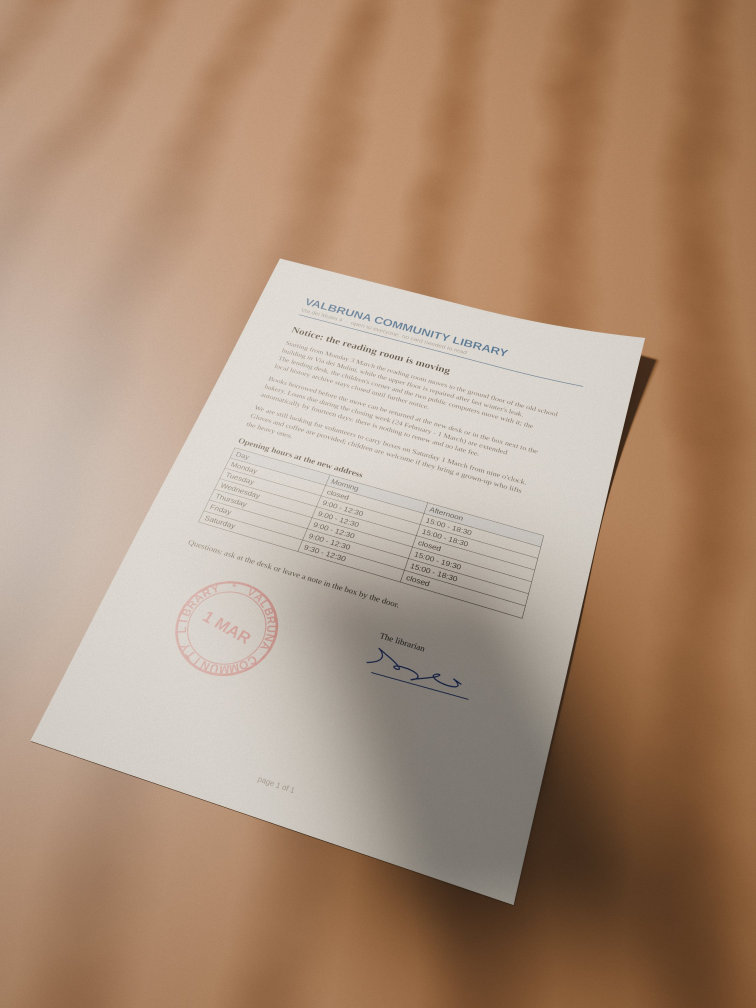
#> input picture examples/notice-1.jpg, 2268 x 3024 px (shown at 1/3 size); its folder holds only this picture in this run
$ python -i enhance.py   (imports and definitions only)
#> lines starting #> are read from the running program, lines starting #| are printed output that depends on the picture; after the words box and inside, x2 and y2 are one past the last pixel; in counts of white or black regions, pixels touching at a corner belong together
"""Denoising, illumination flattening and colour in Lab, final resample, deskew."""
from __future__ import annotations

import cv2
import numpy as np

from ._util import odd, smoothstep


# [94 lines left out: functions denoise, background, enhance, lab_to_bgr, unsharp, resample, not called in this run]


def deskew_angle(gray: np.ndarray) -> float:
    """Residual skew in degrees (+-10) maximising the row-projection variance of ink."""
    s = 1000.0 / max(gray.shape)
    small = cv2.resize(gray, None, fx=s, fy=s, interpolation=cv2.INTER_AREA)
    _, ink = cv2.threshold(small, 0, 255, cv2.THRESH_BINARY_INV + cv2.THRESH_OTSU)
    if ink.mean() < 1.0:  # nearly blank page
        return 0.0
    h, w = ink.shape
    c = (w / 2, h / 2)

    def score(a: float) -> float:
        M = cv2.getRotationMatrix2D(c, a, 1.0)
        r = cv2.warpAffine(ink, M, (w, h), flags=cv2.INTER_NEAREST)
        return float(np.var(r.sum(axis=1, dtype=np.float64)))

    angles = np.arange(-10, 10.01, 0.5)
    best = max(angles, key=score)
    fine = np.arange(best - 0.5, best + 0.51, 0.05)
    best = max(fine, key=score)
    return float(best) if abs(best) > 0.1 else 0.0

>>> import cv2
>>> picture = cv2.imread('../examples/notice-1.jpg', cv2.IMREAD_GRAYSCALE)
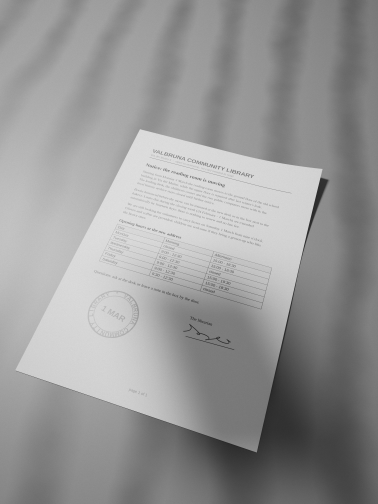
#> picture: shape (3024, 2268) (shown at 1/6 size); min 12, max 248, mean 151.2
>>> result = deskew_angle(picture)
#> in deskew_angle, `small = cv2.resize(gray, None, fx=s, fy=s, interpolation=cv2.INTER_AREA)`:
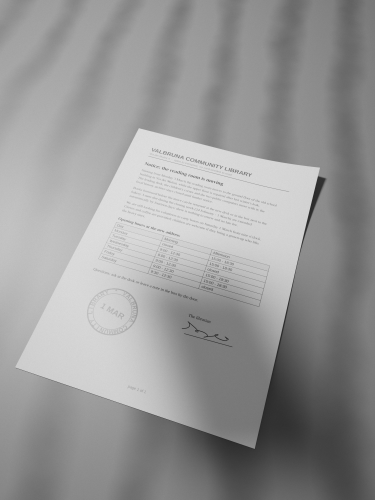
#> small: shape (1000, 750) (shown at 1/2 size); min 29, max 225, mean 151.2
#> in deskew_angle, `_, ink = cv2.threshold(small, 0, 255, cv2.THRESH_BINARY_INV + cv2.THRE..`:
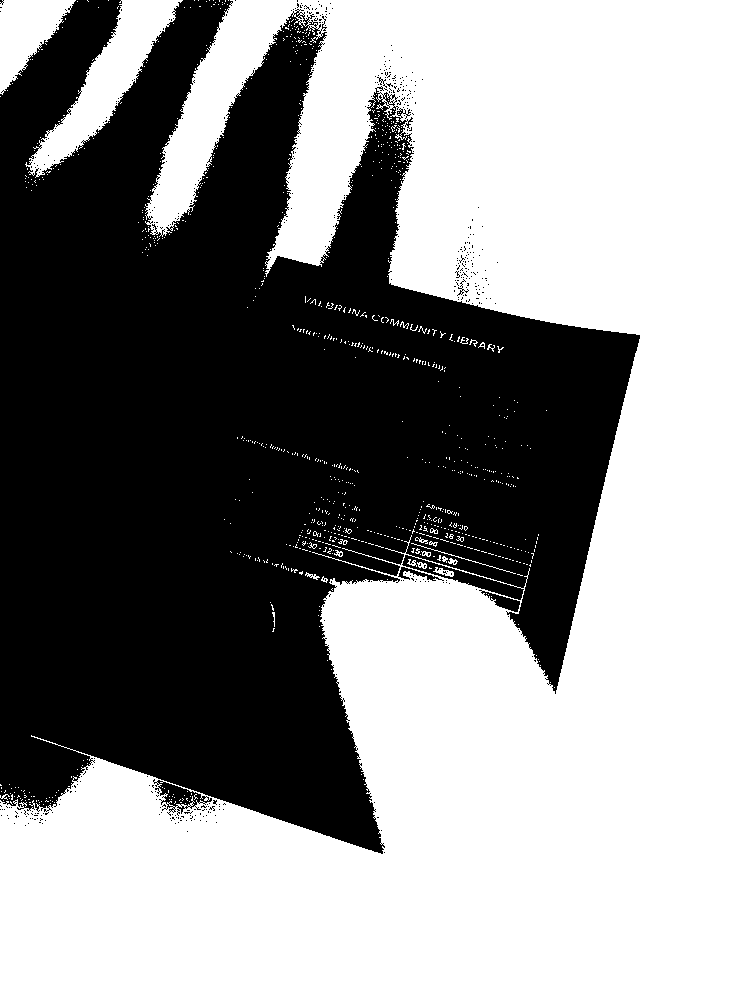
#> ink: shape (1000, 750); 56.6% white; 501 black regions (495 under 20 px), largest, box (x1, y1, x2, y2) and area: (0, 0, 640, 854) 323061, (153, 779, 212, 816) 759, (479, 590, 520, 612) 331, (398, 567, 444, 581) 186, (457, 279, 469, 296) 41, (377, 77, 387, 88) 29
#> in score (call 38), `M = cv2.getRotationMatrix2D(c, a, 1.0)`: M = [[0.989, 0.148, -69.79], [-0.148, 0.989, 60.92]]
#> in score (call 38), `r = cv2.warpAffine(ink, M, (w, h), flags=cv2.INTER_NEAREST)`:
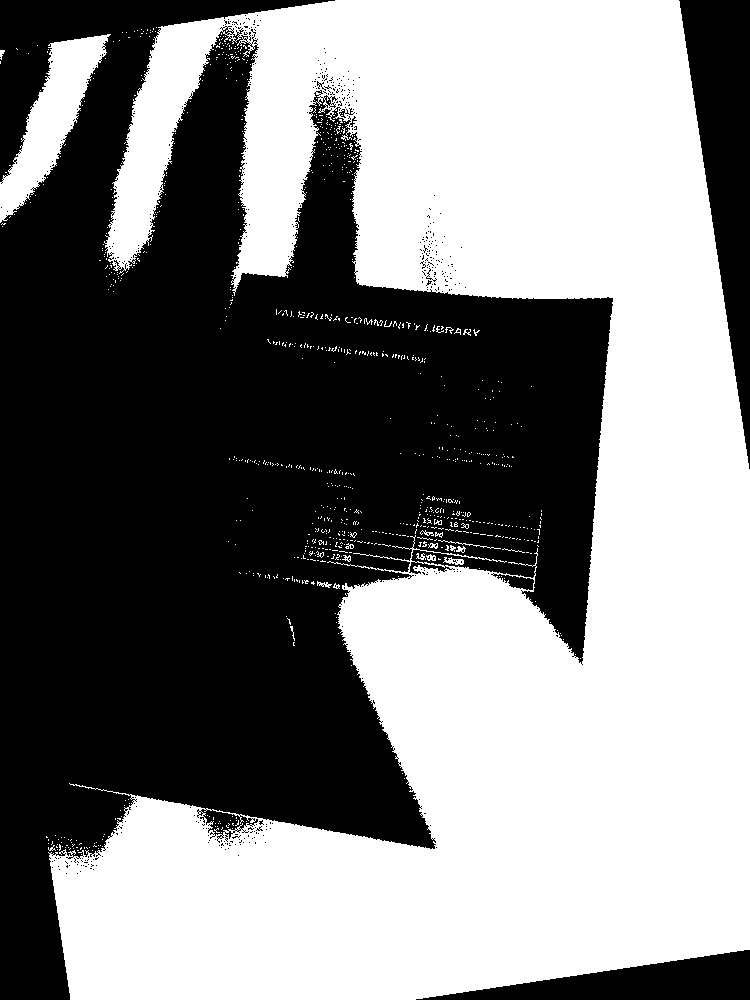
#> r: shape (1000, 750); 51.6% white; 464 black regions (456 under 20 px), largest, box (x1, y1, x2, y2) and area: (0, 0, 613, 1000) 336750, (679, 0, 750, 469) 16695, (416, 950, 750, 1000) 8506
#> in score (call 39), `M = cv2.getRotationMatrix2D(c, a, 1.0)`: M = [[0.988, 0.156, -73.6], [-0.156, 0.988, 64.82]]
#> in score (call 39), `r = cv2.warpAffine(ink, M, (w, h), flags=cv2.INTER_NEAREST)`:
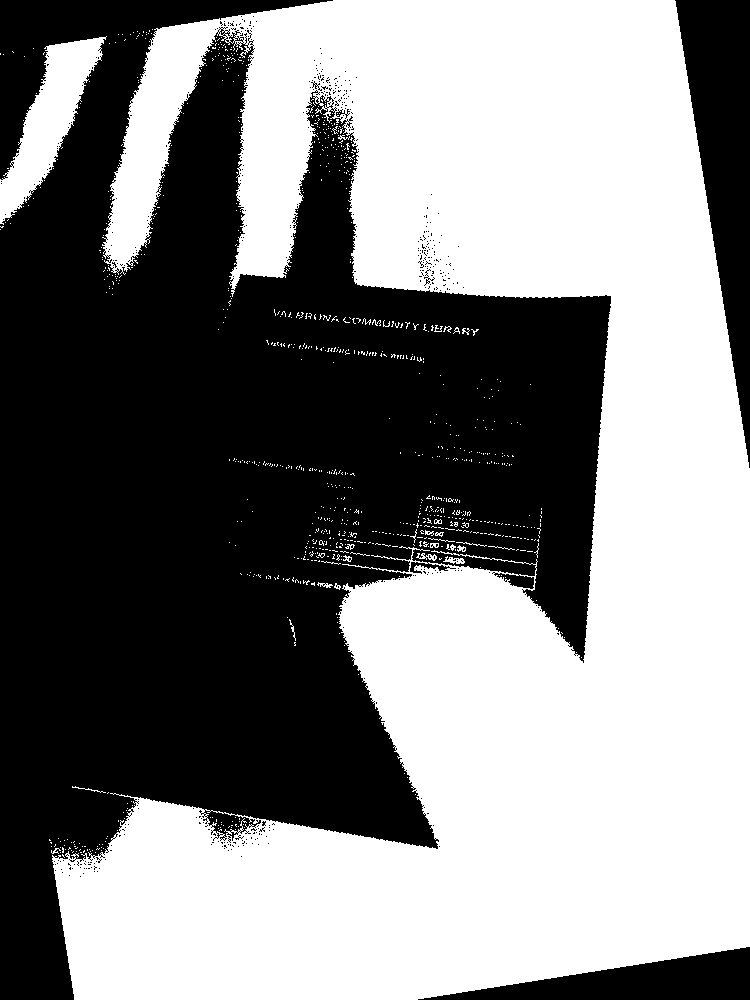
#> r: shape (1000, 750); 51.3% white; 461 black regions (455 under 20 px), largest, box (x1, y1, x2, y2) and area: (0, 0, 611, 1000) 337582, (675, 0, 750, 468) 17570, (418, 947, 750, 1000) 8898, (336, 109, 350, 119) 50, (424, 269, 435, 286) 40, (311, 81, 322, 91) 31
#> in score (call 40), `M = cv2.getRotationMatrix2D(c, a, 1.0)`: M = [[0.986, 0.165, -77.38], [-0.165, 0.986, 68.75]]
#> in score (call 40), `r = cv2.warpAffine(ink, M, (w, h), flags=cv2.INTER_NEAREST)`:
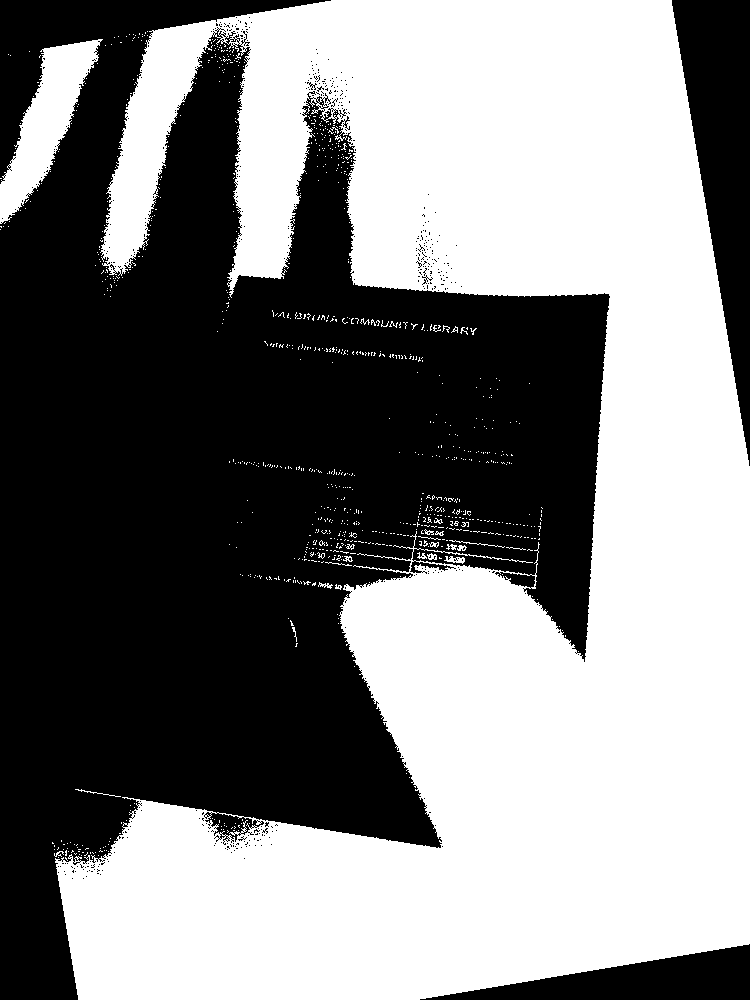
#> r: shape (1000, 750); 51.1% white; 460 black regions (455 under 20 px), largest, box (x1, y1, x2, y2) and area: (0, 0, 610, 1000) 338202, (672, 0, 750, 466) 18435, (420, 944, 750, 1000) 9275, (422, 275, 433, 285) 29, (307, 82, 317, 90) 27
#> in deskew_angle, `best = max(angles, key=score)`: best = 0
#> result = 0

$ run again, on examples/notice-2.jpg
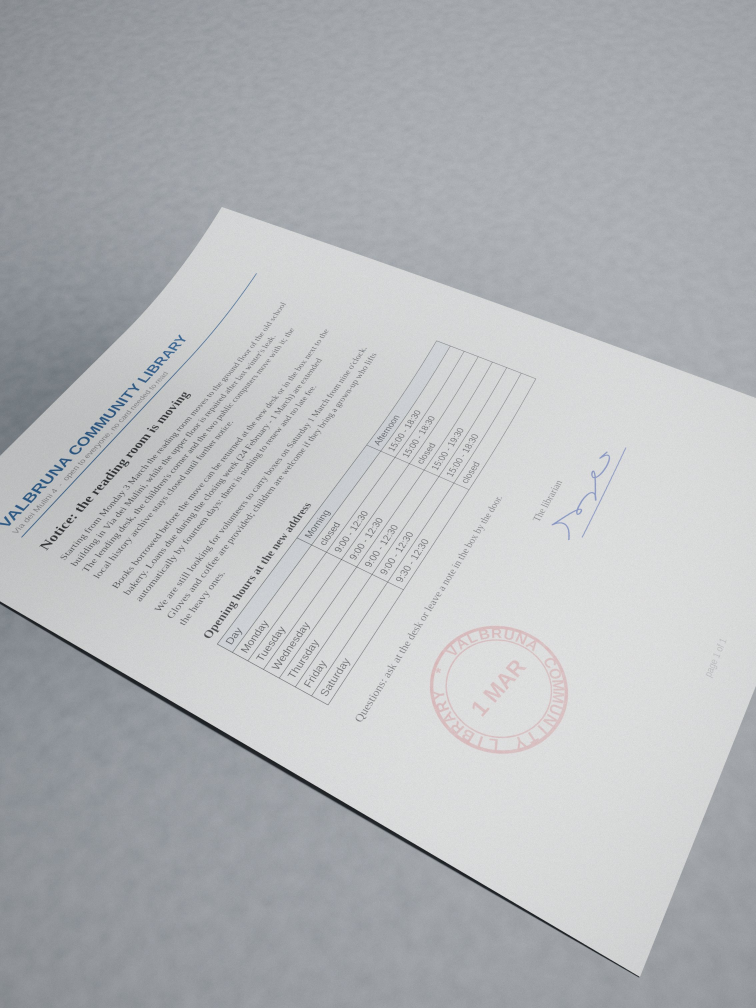
#> input picture examples/notice-2.jpg, 2268 x 3024 px (shown at 1/3 size)
#> in deskew_angle, `_, ink = cv2.threshold(small, 0, 255, cv2.THRESH_BINARY_INV + cv2.THRE..`:
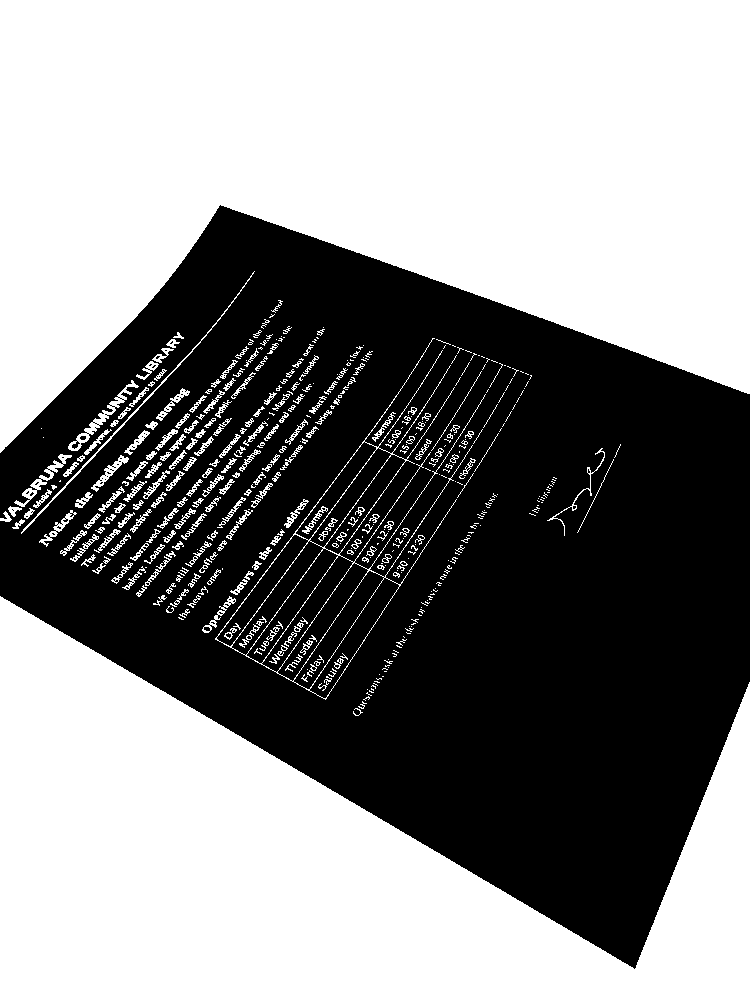
#> ink: shape (1000, 750); 54.8% white; 211 black regions (209 under 20 px), largest, box (x1, y1, x2, y2) and area: (0, 205, 750, 969) 338628, (80, 436, 86, 440) 21
#> r: shape (1000, 750); 47.2% white; 699 white regions (437 under 20 px), largest, box (x1, y1, x2, y2) and area: (14, 0, 750, 453) 204496, (0, 538, 542, 1000) 115582, (554, 744, 713, 1000) 14624
#> r: shape (1000, 750); 47.5% white; 702 white regions (443 under 20 px), largest, box (x1, y1, x2, y2) and area: (13, 0, 750, 451) 205708, (0, 542, 548, 1000) 116542, (557, 741, 715, 1000) 14875
#> r: shape (1000, 750); 47.8% white; 698 white regions (443 under 20 px), largest, box (x1, y1, x2, y2) and area: (12, 0, 750, 448) 206946, (0, 545, 553, 1000) 117506, (561, 738, 717, 1000) 15111
#> r: shape (1000, 750); 48.2% white; 672 white regions (412 under 20 px), largest, box (x1, y1, x2, y2) and area: (11, 0, 750, 445) 208217, (0, 548, 559, 1000) 118526, (564, 735, 719, 1000) 15355
#> r: shape (1000, 750); 48.5% white; 668 white regions (416 under 20 px), largest, box (x1, y1, x2, y2) and area: (10, 0, 750, 441) 209488, (0, 551, 566, 1000) 119549, (568, 732, 721, 1000) 15604
#> r: shape (1000, 750); 48.9% white; 661 white regions (396 under 20 px), largest, box (x1, y1, x2, y2) and area: (10, 0, 750, 438) 210787, (0, 554, 723, 1000) 136450, (77, 349, 156, 413) 628
#> r: shape (1000, 750); 49.2% white; 631 white regions (368 under 20 px), largest, box (x1, y1, x2, y2) and area: (9, 0, 750, 435) 212107, (0, 557, 725, 1000) 137767, (77, 351, 155, 415) 631
#> r: shape (1000, 750); 49.6% white; 640 white regions (365 under 20 px), largest, box (x1, y1, x2, y2) and area: (8, 0, 750, 433) 213453, (0, 559, 727, 1000) 139110, (76, 353, 153, 418) 625
#> r: shape (1000, 750); 49.9% white; 588 white regions (315 under 20 px), largest, box (x1, y1, x2, y2) and area: (7, 0, 750, 430) 214823, (0, 562, 729, 1000) 140469, (75, 355, 152, 420) 630
#> r: shape (1000, 750); 50.3% white; 190 black regions (186 under 20 px), largest, box (x1, y1, x2, y2) and area: (0, 0, 750, 1000) 360399, (0, 966, 346, 1000) 5949, (405, 0, 750, 34) 5912, (87, 408, 93, 412) 21
#> r: shape (1000, 750); 50.7% white; 180 black regions (176 under 20 px), largest, box (x1, y1, x2, y2) and area: (0, 0, 750, 1000) 358575, (0, 969, 348, 1000) 5474, (403, 0, 750, 31) 5438, (87, 411, 93, 415) 21
#> r: shape (1000, 750); 51.1% white; 197 black regions (193 under 20 px), largest, box (x1, y1, x2, y2) and area: (0, 0, 750, 1000) 356601, (0, 972, 350, 1000) 4984, (402, 0, 750, 28) 4954, (86, 413, 92, 417) 21
#> r: shape (1000, 750); 51.4% white; 191 black regions (187 under 20 px), largest, box (x1, y1, x2, y2) and area: (0, 0, 750, 1000) 354766, (0, 975, 351, 1000) 4484, (400, 0, 750, 25) 4457, (85, 416, 91, 420) 21
#> r: shape (1000, 750); 51.8% white; 200 black regions (196 under 20 px), largest, box (x1, y1, x2, y2) and area: (0, 0, 750, 1000) 352789, (0, 978, 352, 1000) 3969, (399, 0, 750, 22) 3946, (84, 418, 90, 422) 21
#> r: shape (1000, 750); 52.2% white; 187 black regions (182 under 20 px), largest, box (x1, y1, x2, y2) and area: (0, 0, 750, 1000) 350803, (0, 981, 353, 1000) 3443, (398, 0, 750, 19) 3423, (75, 426, 83, 433) 30, (84, 421, 90, 425) 21
#> r: shape (1000, 750); 52.7% white; 193 black regions (189 under 20 px), largest, box (x1, y1, x2, y2) and area: (0, 0, 750, 1000) 348865, (0, 984, 353, 1000) 2902, (398, 0, 750, 16) 2885, (83, 423, 89, 427) 21
#> r: shape (1000, 750); 53.1% white; 205 black regions (201 under 20 px), largest, box (x1, y1, x2, y2) and area: (0, 0, 750, 1000) 346854, (0, 987, 352, 1000) 2348, (399, 0, 750, 13) 2335, (82, 426, 88, 430) 21
#> r: shape (1000, 750); 53.5% white; 200 black regions (196 under 20 px), largest, box (x1, y1, x2, y2) and area: (0, 0, 750, 1000) 344865, (0, 990, 350, 1000) 1781, (401, 0, 750, 10) 1770, (82, 428, 88, 432) 21
#> r: shape (1000, 750); 53.9% white; 203 black regions (199 under 20 px), largest, box (x1, y1, x2, y2) and area: (0, 0, 750, 1000) 342798, (0, 994, 343, 1000) 1196, (409, 0, 750, 6) 1189, (81, 431, 87, 435) 21
#> r: shape (1000, 750); 54.3% white; 208 black regions (203 under 20 px), largest, box (x1, y1, x2, y2) and area: (0, 204, 750, 1000) 339636, (0, 0, 4, 442) 1079, (0, 997, 316, 1000) 605, (435, 0, 750, 3) 601, (81, 433, 87, 437) 21
#> r: shape (1000, 750); 54.4% white; 212 black regions (208 under 20 px), largest, box (x1, y1, x2, y2) and area: (0, 0, 750, 1000) 340655, (0, 0, 316, 3) 604, (435, 997, 750, 1000) 602, (79, 439, 85, 443) 21
#> r: shape (1000, 750); 53.9% white; 210 black regions (206 under 20 px), largest, box (x1, y1, x2, y2) and area: (0, 0, 750, 1000) 342665, (0, 0, 342, 6) 1195, (409, 994, 750, 1000) 1189, (79, 441, 85, 445) 21
#> r: shape (1000, 750); 53.5% white; 208 black regions (204 under 20 px), largest, box (x1, y1, x2, y2) and area: (0, 0, 750, 1000) 344619, (0, 0, 350, 10) 1780, (401, 990, 750, 1000) 1771, (78, 444, 84, 448) 21
#> r: shape (1000, 750); 53.1% white; 202 black regions (198 under 20 px), largest, box (x1, y1, x2, y2) and area: (0, 0, 750, 1000) 346561, (0, 0, 352, 13) 2348, (399, 987, 750, 1000) 2335, (78, 446, 84, 450) 21
#> r: shape (1000, 750); 52.7% white; 209 black regions (205 under 20 px), largest, box (x1, y1, x2, y2) and area: (0, 0, 750, 1000) 348427, (0, 0, 353, 16) 2900, (398, 984, 750, 1000) 2885, (78, 449, 84, 453) 21
#> r: shape (1000, 750); 52.3% white; 188 black regions (184 under 20 px), largest, box (x1, y1, x2, y2) and area: (0, 0, 750, 1000) 350393, (0, 0, 353, 19) 3442, (398, 981, 750, 1000) 3424, (77, 451, 83, 455) 21
#> r: shape (1000, 750); 51.9% white; 206 black regions (202 under 20 px), largest, box (x1, y1, x2, y2) and area: (0, 0, 750, 1000) 352231, (0, 0, 352, 22) 3968, (399, 978, 750, 1000) 3947, (77, 454, 83, 458) 21
#> r: shape (1000, 750); 51.5% white; 196 black regions (192 under 20 px), largest, box (x1, y1, x2, y2) and area: (0, 0, 750, 1000) 354071, (0, 0, 351, 25) 4482, (400, 975, 750, 1000) 4459, (76, 456, 82, 461) 21
#> r: shape (1000, 750); 51.2% white; 203 black regions (199 under 20 px), largest, box (x1, y1, x2, y2) and area: (0, 0, 750, 1000) 355830, (0, 0, 349, 28) 4982, (401, 972, 750, 1000) 4956, (76, 459, 82, 463) 21
#> r: shape (1000, 750); 50.8% white; 206 black regions (202 under 20 px), largest, box (x1, y1, x2, y2) and area: (0, 0, 750, 1000) 357609, (0, 0, 348, 31) 5469, (403, 969, 750, 1000) 5443, (76, 462, 82, 466) 20
#> r: shape (1000, 750); 50.4% white; 197 black regions (193 under 20 px), largest, box (x1, y1, x2, y2) and area: (0, 0, 750, 1000) 359371, (0, 0, 346, 34) 5946, (405, 966, 750, 1000) 5915, (75, 464, 81, 468) 21
#> r: shape (1000, 750); 50.1% white; 202 black regions (197 under 20 px), largest, box (x1, y1, x2, y2) and area: (0, 0, 750, 1000) 361049, (0, 0, 345, 37) 6411, (406, 963, 750, 1000) 6376, (68, 473, 76, 481) 30, (75, 467, 81, 471) 21
#> r: shape (1000, 750); 49.7% white; 670 white regions (419 under 20 px), largest, box (x1, y1, x2, y2) and area: (0, 0, 735, 492) 213113, (13, 638, 750, 1000) 140742, (64, 408, 128, 486) 625
#> r: shape (1000, 750); 49.4% white; 662 white regions (418 under 20 px), largest, box (x1, y1, x2, y2) and area: (0, 0, 734, 496) 211754, (14, 641, 750, 1000) 139571, (64, 411, 127, 488) 626
#> r: shape (1000, 750); 49.1% white; 667 white regions (404 under 20 px), largest, box (x1, y1, x2, y2) and area: (0, 0, 733, 499) 210415, (16, 644, 750, 1000) 138430, (64, 413, 126, 491) 627
#> r: shape (1000, 750); 48.8% white; 697 white regions (445 under 20 px), largest, box (x1, y1, x2, y2) and area: (0, 0, 731, 501) 209102, (17, 647, 750, 1000) 137311, (63, 415, 125, 494) 629
#> r: shape (1000, 750); 48.4% white; 729 white regions (480 under 20 px), largest, box (x1, y1, x2, y2) and area: (0, 0, 730, 504) 207809, (18, 650, 750, 1000) 136215, (63, 417, 125, 496) 624
#> r: shape (1000, 750); 48.1% white; 721 white regions (459 under 20 px), largest, box (x1, y1, x2, y2) and area: (0, 0, 729, 509) 206545, (20, 653, 750, 1000) 135166, (63, 420, 124, 499) 623
#> M = [[0.986, 0.165, -77.38], [-0.165, 0.986, 68.75]]
#> in score (call 40), `r = cv2.warpAffine(ink, M, (w, h), flags=cv2.INTER_NEAREST)`:
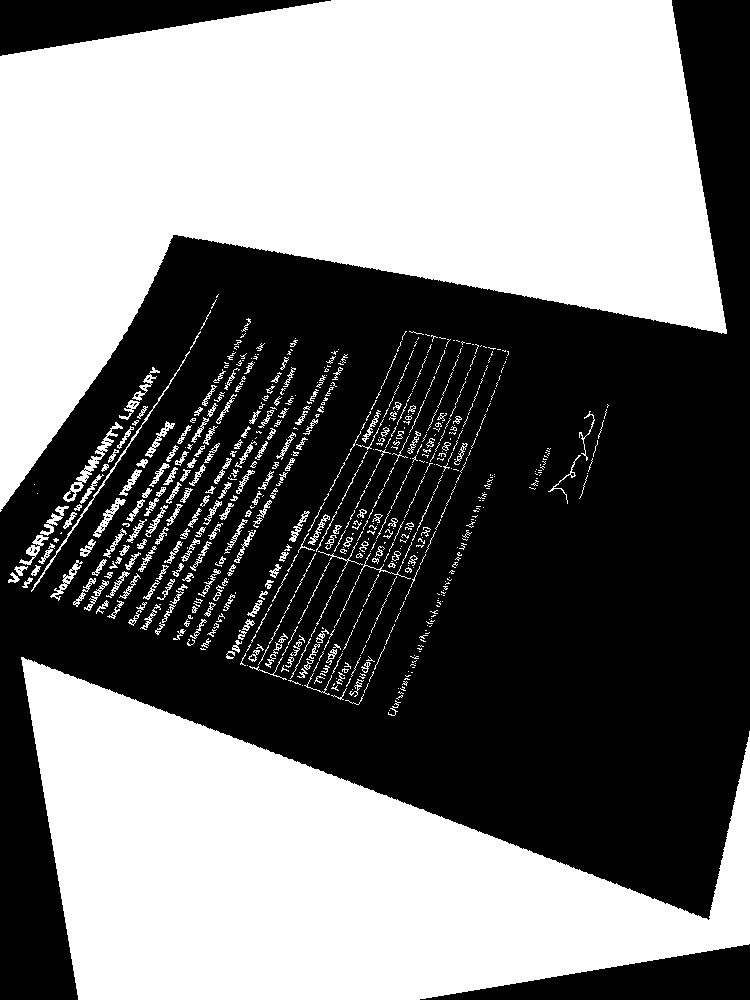
#> r: shape (1000, 750); 47.8% white; 724 white regions (454 under 20 px), largest, box (x1, y1, x2, y2) and area: (0, 0, 727, 512) 205297, (21, 657, 750, 1000) 134138, (63, 422, 123, 502) 627
#> in deskew_angle, `best = max(angles, key=score)`: best = 0
